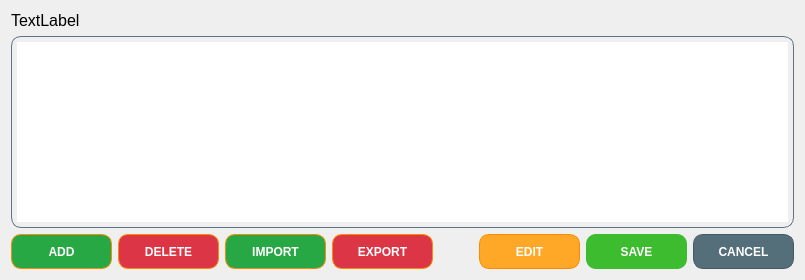
          <widget class="QWidget" name="tab_harness">
           <attribute name="title">
            <string>Harness</string>
           </attribute>
           <layout class="QVBoxLayout" name="verticalLayout_20">
            <item>
             <widget class="QLabel" name="label_fileNameH">
              <property name="font">
               <font>
                <pointsize>12</pointsize>
               </font>
              </property>
              <property name="styleSheet">
               <string notr="true">border:none;</string>
              </property>
              <property name="text">
               <string>TextLabel</string>
              </property>
             </widget>
            </item>
            <item>
             <layout class="QVBoxLayout" name="verticalLayout_19">
              <item>
               <widget class="CustomTableView" name="tableView_harness">
                <property name="styleSheet">
                 <string notr="true">QTableView
{
    background: qlineargradient(
        x1:0, y1:0,
        x2:1, y2:1,
        stop:0 #5D7285,
        stop:1 #7FC8D4
    );

    color: white;
    border-radius: 10px;
    padding: 5px;
    gridline-color: #444444;
    border: 1px solid #5D7285;
}

QHeaderView::section
{
    background-color: #1B4965;
    color: white;
    padding: 6px;
    border: none;
    font-weight: bold;
}

QTableView::item:selected
{
    background-color: #81D4FA;
    color: black;
}

QScrollBar:vertical
{
    background: #2C3E50;
    width: 14px;
    border-radius: 7px;
}

QScrollBar::handle:vertical
{
    background: #81D4FA;
    border-radius: 7px;
    min-height: 30px;
}

QScrollBar::handle:vertical:hover
{
    background: #B3E5FC;
}

QScrollBar::add-line:vertical,
QScrollBar::sub-line:vertical
{
    height: 0px;
}

QScrollBar::add-page:vertical,
QScrollBar::sub-page:vertical
{
    background: none;
}

QScrollBar:horizontal
{
    background: #2C3E50;
    height: 14px;
    border-radius: 7px;
}

QScrollBar::handle:horizontal
{
    background: #81D4FA;
    border-radius: 7px;
    min-width: 30px;
}

QScrollBar::handle:horizontal:hover
{
    background: #B3EFC;
}

QScrollBar::add-line:horizontal,
QScrollBar::sub-line:horizontal
{
    width: 0px;
}

QScrollBar::add-page:horizontal,
QScrollBar::sub-page:horizontal
{
    background: none;
}</string>
                </property>
                <property name="editTriggers">
                 <set>QAbstractItemView::NoEditTriggers</set>
                </property>
                <property name="selectionBehavior">
                 <enum>QAbstractItemView::SelectRows</enum>
                </property>
                <attribute name="horizontalHeaderStretchLastSection">
                 <bool>false</bool>
                </attribute>
                <attribute name="verticalHeaderVisible">
                 <bool>false</bool>
                </attribute>
                <attribute name="verticalHeaderMinimumSectionSize">
                 <number>24</number>
                </attribute>
               </widget>
              </item>
              <item>
               <layout class="QHBoxLayout" name="horizontalLayout_3">
                <item>
                 <widget class="QPushButton" name="pushButton_addHarnessRow">
                  <property name="minimumSize">
                   <size>
                    <width>101</width>
                    <height>35</height>
                   </size>
                  </property>
                  <property name="styleSheet">
                   <string notr="true">QPushButton
{
    background-color: #28A745;
    color: white;

    border: 1px solid #FB8C00;
    border-radius: 10px;

    padding: 8px 16px;

    font-weight: bold;
}

QPushButton:hover
{
    background-color: #FFB74D;
}

QPushButton:pressed
{
    background-color: #F57C00;

    padding-top: 10px;
    padding-left: 10px;
}</string>
                  </property>
                  <property name="text">
                   <string>ADD</string>
                  </property>
                 </widget>
                </item>
                <item>
                 <widget class="QPushButton" name="pushButton_delHarnessRow">
                  <property name="minimumSize">
                   <size>
                    <width>101</width>
                    <height>35</height>
                   </size>
                  </property>
                  <property name="styleSheet">
                   <string notr="true">QPushButton
{
    background-color:#DC3545;
    color: white;

    border: 1px solid #FB8C00;
    border-radius: 10px;

    padding: 8px 16px;

    font-weight: bold;
}

QPushButton:hover
{
    background-color: #FFB74D;
}

QPushButton:pressed
{
    background-color: #F57C00;

    padding-top: 10px;
    padding-left: 10px;
}</string>
                  </property>
                  <property name="text">
                   <string>DELETE</string>
                  </property>
                 </widget>
                </item>
                <item>
                 <widget class="QPushButton" name="pushButton_importHarness">
                  <property name="minimumSize">
                   <size>
                    <width>101</width>
                    <height>35</height>
                   </size>
                  </property>
                  <property name="styleSheet">
                   <string notr="true">QPushButton
{
    background-color: #28A745;
    color: white;

    border: 1px solid #FB8C00;
    border-radius: 10px;

    padding: 8px 16px;

    font-weight: bold;
}

QPushButton:hover
{
    background-color: #FFB74D;
}

QPushButton:pressed
{
    background-color: #F57C00;

    padding-top: 10px;
    padding-left: 10px;
}</string>
                  </property>
                  <property name="text">
                   <string>IMPORT</string>
                  </property>
                 </widget>
                </item>
                <item>
                 <widget class="QPushButton" name="pushButton_exportHarness">
                  <property name="minimumSize">
                   <size>
                    <width>101</width>
                    <height>35</height>
                   </size>
                  </property>
                  <property name="styleSheet">
                   <string notr="true">QPushButton
{
    background-color:#DC3545;
    color: white;

    border: 1px solid #FB8C00;
    border-radius: 10px;

    padding: 8px 16px;

    font-weight: bold;
}

QPushButton:hover
{
    background-color: #FFB74D;
}

QPushButton:pressed
{
    background-color: #F57C00;

    padding-top: 10px;
    padding-left: 10px;
}</string>
                  </property>
                  <property name="text">
                   <string>EXPORT</string>
                  </property>
                 </widget>
                </item>
                <item>
                 <spacer name="horizontalSpacer_26">
                  <property name="orientation">
                   <enum>Qt::Horizontal</enum>
                  </property>
                  <property name="sizeType">
                   <enum>QSizePolicy::MinimumExpanding</enum>
                  </property>
                  <property name="sizeHint" stdset="0">
                   <size>
                    <width>40</width>
                    <height>20</height>
                   </size>
                  </property>
                 </spacer>
                </item>
                <item>
                 <widget class="QPushButton" name="pushButton_editTableView">
                  <property name="sizePolicy">
                   <sizepolicy hsizetype="Minimum" vsizetype="Fixed">
                    <horstretch>0</horstretch>
                    <verstretch>0</verstretch>
                   </sizepolicy>
                  </property>
                  <property name="minimumSize">
                   <size>
                    <width>101</width>
                    <height>35</height>
                   </size>
                  </property>
                  <property name="styleSheet">
                   <string notr="true">QPushButton
{
    background-color: #FFA726;
    color: white;

    border: 1px solid #FB8C00;
    border-radius: 10px;

    padding: 8px 16px;

    font-weight: bold;
}

QPushButton:hover
{
    background-color: #FFB74D;
}

QPushButton:pressed
{
    background-color: #F57C00;

    padding-top: 10px;
    padding-left: 10px;
}</string>
                  </property>
                  <property name="text">
                   <string>EDIT</string>
                  </property>
                 </widget>
                </item>
                <item>
                 <widget class="QPushButton" name="pushButton_saveChanges">
                  <property name="sizePolicy">
                   <sizepolicy hsizetype="Minimum" vsizetype="Fixed">
                    <horstretch>0</horstretch>
                    <verstretch>0</verstretch>
                   </sizepolicy>
                  </property>
                  <property name="minimumSize">
                   <size>
                    <width>101</width>
                    <height>35</height>
                   </size>
                  </property>
                  <property name="styleSheet">
                   <string notr="true">QPushButton
{
    background:rgb(62, 188, 48);
    border: none;
    border-radius: 10px;
    padding: 8px;
    font-weight: bold;
    color:white;
}

QPushButton:hover
{
    background:rgb(170, 255, 127);
}

QPushButton:pressed
{
    background:#fdffc6;

    padding-top: 10px;
    padding-left: 10px;
}</string>
                  </property>
                  <property name="text">
                   <string>SAVE</string>
                  </property>
                 </widget>
                </item>
                <item>
                 <widget class="QPushButton" name="pushButton_revertChanges">
                  <property name="sizePolicy">
                   <sizepolicy hsizetype="Minimum" vsizetype="Fixed">
                    <horstretch>0</horstretch>
                    <verstretch>0</verstretch>
                   </sizepolicy>
                  </property>
                  <property name="minimumSize">
                   <size>
                    <width>101</width>
                    <height>35</height>
                   </size>
                  </property>
                  <property name="styleSheet">
                   <string notr="true">QPushButton
{
    background-color: #546E7A;
    color: white;

    border: 1px solid #455A64;
    border-radius: 10px;

    padding: 8px 16px;

    font-weight: bold;
}

QPushButton:hover
{
    background-color: #607D8B;
}

QPushButton:pressed
{
    background-color: #455A64;

    padding-top: 10px;
    padding-left: 10px;
}</string>
                  </property>
                  <property name="text">
                   <string>CANCEL</string>
                  </property>
                 </widget>
                </item>
               </layout>
              </item>
             </layout>
            </item>
           </layout>
          </widget>
